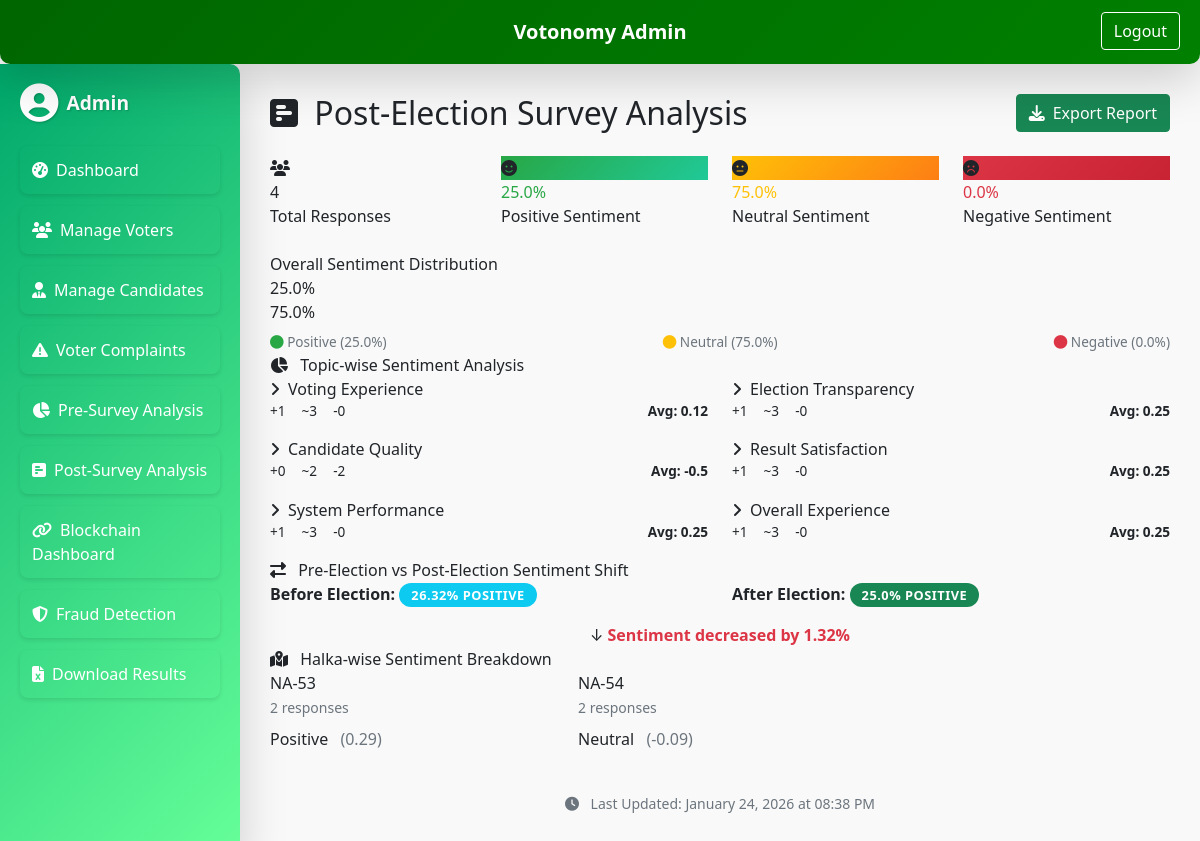
Page /admin/post-survey/analysis (signed in) on the committed database.
### models.py (models this page shows, shortened)
class PostSurveyAnalytics(db.Model):
    __tablename__ = 'post_survey_analytics'
    id = db.Column(db.Integer, primary_key=True)
    total_responses = db.Column(db.Integer, default=0)
    positive_percentage = db.Column(db.Float, default=0.0)
    negative_percentage = db.Column(db.Float, default=0.0)
    neutral_percentage = db.Column(db.Float, default=0.0)
    average_satisfaction_score = db.Column(db.Float, default=0.0)
    topic_sentiments = db.Column(db.JSON, nullable=True)  # Post-survey topic breakdown
    halka_sentiments = db.Column(db.JSON, nullable=True)  # Satisfaction by halka
    comparison_data = db.Column(db.JSON, nullable=True)  # Before/After sentiment comparison
    expectation_reality_gap = db.Column(db.JSON, nullable=True)  # Gap analysis per topic
    sentiment_shift = db.Column(db.JSON, nullable=True)  # Topic-wise sentiment change
    last_updated = db.Column(db.DateTime, default=datetime.utcnow)

### admin.py (the view)
@admin_bp.route('/post-survey/analysis')
@admin_login_required
def post_survey_analysis():
    from models import PostSurveyAnalytics
    from app import update_post_survey_analytics
    try:
        update_post_survey_analytics()
        print("✅ Post-survey analytics auto-updated on dashboard load")
    except Exception as e:
        print(f"❌ Error auto-updating post-survey analytics: {e}")
    analytics = PostSurveyAnalytics.query.first()
    return render_template("admin/post_survey_analysis.html", analytics=analytics)

### admin.py (called while the page is built)
def admin_login_required(func):
    @wraps(func)
    def wrapper(*args, **kwargs):
        if not session.get("admin_logged_in"):
            return redirect(url_for("admin_bp.admin_login"))
        return func(*args, **kwargs)
    return wrapper

### templates/admin/post_survey_analysis.html (shortened to what this page needs)
{% extends "admin/base_admin.html" %}
{% block content %}
<div class="d-flex justify-content-between align-items-center mb-4">
  <h2 class="mb-0">
    <i class="fas fa-poll-h me-2"></i>
    Post-Election Survey Analysis
  </h2>
  <div>
    <button class="btn btn-success" onclick="exportReport()">
      <i class="fas fa-download me-2"></i>Export Report
    </button>
  </div>
</div>
{% if analytics %}
<div class="row mb-4">
  <div class="col-md-3">
    <div class="stats-card">
      <div class="stats-header">
        <div class="stats-icon">
          <i class="fas fa-users"></i>
        </div>
      </div>
      <div class="stats-value">{{ analytics.total_responses }}</div>
      <div class="stats-label">Total Responses</div>
    </div>
  </div>
  <div class="col-md-3">
    <div class="stats-card">
      <div class="stats-header">
        <div class="stats-icon" style="background: linear-gradient(135deg, #28a745, #20c997);">
          <i class="fas fa-smile"></i>
        </div>
      </div>
      <div class="stats-value" style="color: #28a745;">{{ analytics.positive_percentage }}%</div>
      <div class="stats-label">Positive Sentiment</div>
    </div>
  </div>
  <div class="col-md-3">
    <div class="stats-card">
      <div class="stats-header">
        <div class="stats-icon" style="background: linear-gradient(135deg, #ffc107, #fd7e14);">
          <i class="fas fa-meh"></i>
        </div>
      </div>
      <div class="stats-value" style="color: #ffc107;">{{ analytics.neutral_percentage }}%</div>
      <div class="stats-label">Neutral Sentiment</div>
    </div>
  </div>
  <div class="col-md-3">
    <div class="stats-card">
      <div class="stats-header">
        <div class="stats-icon" style="background: linear-gradient(135deg, #dc3545, #c82333);">
          <i class="fas fa-frown"></i>
        </div>
      </div>
      <div class="stats-value" style="color: #dc3545;">{{ analytics.negative_percentage }}%</div>
      <div class="stats-label">Negative Sentiment</div>
    </div>
  </div>
</div>
<div class="chart-container">
  <div class="chart-title">Overall Sentiment Distribution</div>
  <div class="sentiment-bar">
    <div class="sentiment-positive" data-width="{{ analytics.positive_percentage|default(0) }}">
      {% if analytics.positive_percentage > 10 %}{{ analytics.positive_percentage }}%{% endif %}
    </div>
    <div class="sentiment-neutral" data-width="{{ analytics.neutral_percentage|default(0) }}">
      {% if analytics.neutral_percentage > 10 %}{{ analytics.neutral_percentage }}%{% endif %}
    </div>
  </div>
  <div class="d-flex justify-content-between mt-2" style="font-size: 0.85rem; color: #6c757d;">
    <span><i class="fas fa-circle" style="color: #28a745;"></i> Positive ({{ analytics.positive_percentage }}%)</span>
    <span><i class="fas fa-circle" style="color: #ffc107;"></i> Neutral ({{ analytics.neutral_percentage }}%)</span>
    <span><i class="fas fa-circle" style="color: #dc3545;"></i> Negative ({{ analytics.negative_percentage }}%)</span>
  </div>
</div>
<div class="chart-container">
  <div class="chart-title">
    <i class="fas fa-chart-pie me-2"></i>
    Topic-wise Sentiment Analysis
  </div>
  {% if analytics.topic_sentiments %}
    <div class="row">
      {% for topic, data in analytics.topic_sentiments.items() %}
      <div class="col-md-6 mb-3">
        <div class="topic-card">
          <div class="topic-name">
            <i class="fas fa-angle-right me-2"></i>{{ topic }}
          </div>
          <div class="topic-stats">
            <div class="topic-stat">
              <span class="badge-positive">+{{ data.positive_count }}</span>
            </div>
            <div class="topic-stat">
              <span class="badge-neutral">~{{ data.neutral_count }}</span>
            </div>
            <div class="topic-stat">
              <span class="badge-negative">-{{ data.negative_count }}</span>
            </div>
            <div class="ms-auto">
              <strong>Avg: {{ data.average_score }}</strong>
            </div>
          </div>
        </div>
      </div>
      {% endfor %}
    </div>
  {% else %}
    <p class="text-muted">No topic data available</p>
  {% endif %}
</div>
{% if analytics.sentiment_shift and analytics.sentiment_shift.overall %}
<div class="comparison-card">
  <div class="comparison-title">
    <i class="fas fa-exchange-alt me-2"></i>
    Pre-Election vs Post-Election Sentiment Shift
  </div>
  <div class="row">
    <div class="col-md-6">
      <div class="shift-indicator">
        <span><strong>Before Election:</strong></span>
        <span class="badge bg-info">{{ analytics.sentiment_shift.overall.pre_positive_pct }}% Positive</span>
      </div>
    </div>
    <div class="col-md-6">
      <div class="shift-indicator">
        <span><strong>After Election:</strong></span>
        <span class="badge bg-success">{{ analytics.sentiment_shift.overall.post_positive_pct }}% Positive</span>
      </div>
    </div>
  </div>
  <div class="text-center mt-3">
    {% set change = analytics.sentiment_shift.overall.change %}
    {% if change > 0 %}
      <div class="shift-indicator justify-content-center">
        <span class="shift-arrow shift-up">↑</span>
        <span style="color: #28a745; font-weight: 600;">
          Sentiment improved by {{ change }}%
        </span>
      </div>
    {% elif change < 0 %}
      <div class="shift-indicator justify-content-center">
        <span class="shift-arrow shift-down">↓</span>
        <span style="color: #dc3545; font-weight: 600;">
          Sentiment decreased by {{ change|abs }}%
        </span>
      </div>
    {% endif %}
  </div>
</div>
{% endif %}
<div class="chart-container">
  <div class="chart-title">
    <i class="fas fa-map-marked-alt me-2"></i>
    Halka-wise Sentiment Breakdown
  </div>
  {% if analytics.halka_sentiments %}
    <div class="row">
      {% for halka, data in analytics.halka_sentiments.items() %}
      <div class="col-md-4 mb-3">
        <div class="halka-card">
          <div class="halka-name">{{ halka }}</div>
          <div class="mb-2">
            <small class="text-muted">{{ data.count }} responses</small>
          </div>
          <div>
            <span class="halka-sentiment sentiment-{{ data.sentiment_label.lower() }}-label">
              {{ data.sentiment_label }}
            </span>
            <span class="ms-2 text-muted">
              ({{ data.average_score|round(2) }})
            </span>
          </div>
        </div>
      </div>
      {% endfor %}
    </div>
  {% else %}
    <p class="text-muted">No halka data available</p>
  {% endif %}
</div>
<div class="text-center text-muted mt-4">
  <small>
    <i class="fas fa-clock me-2"></i>
    Last Updated: {{ analytics.last_updated.strftime('%B %d, %Y at %I:%M %p') if analytics.last_updated else 'Never' }}
  </small>
</div>
{% endif %}
{% endblock %}

### static/css/admin_styles.css (style rules this page uses)
.admin-bg { background-color: #f9f9f9; position: relative; overflow: hidden; }
.admin-bg::before { content: ""; position: absolute; top: 0; left: 0; width: 100%; height: 100%; background: url('../images/pakistan_flag.png') no-repeat center center; background-size: cover; opacity: 0.2; z-index: -1; transform: perspective(500px) rotateX(2deg); }
.topic-stats { display: flex; gap: 1rem; font-size: 0.85rem; }
.badge { padding: 0.35rem 0.75rem; border-radius: 20px; font-size: 0.8rem; font-weight: 600; text-transform: uppercase; letter-spacing: 0.5px; }
.text-muted { color: #6c757d; }

### rows in the picture
PostSurveyAnalytics: total_responses "4", positive_percentage "25.0", neutral_percentage "75.0", negative_percentage "0.0", sentiment_shift.overall.pre_positive_pct "26.32", sentiment_shift.overall.post_positive_pct "25.0", last_updated "January 24, 2026 at 08:38 PM"

### other values in the picture
{{ topic }} "Voting Experience" "Election Transparency" "Candidate Quality" "Result Satisfaction" "System Performance" "Overall Experience"
{{ data.positive_count }} "1" "1" "0" "1" "1" "1"
{{ data.neutral_count }} "3" "3" "2" "3" "3" "3"
{{ data.negative_count }} "0" "0" "2" "0" "0" "0"
{{ data.average_score }} "0.12" "0.25" "-0.5" "0.25" "0.25" "0.25"
{{ change|abs }} "1.32"
{{ halka }} "NA-53" "NA-54"
{{ data.count }} "2" "2"
{{ data.sentiment_label }} "Positive" "Neutral"
{{ data.average_score|round(2) }} "0.29" "-0.09"
